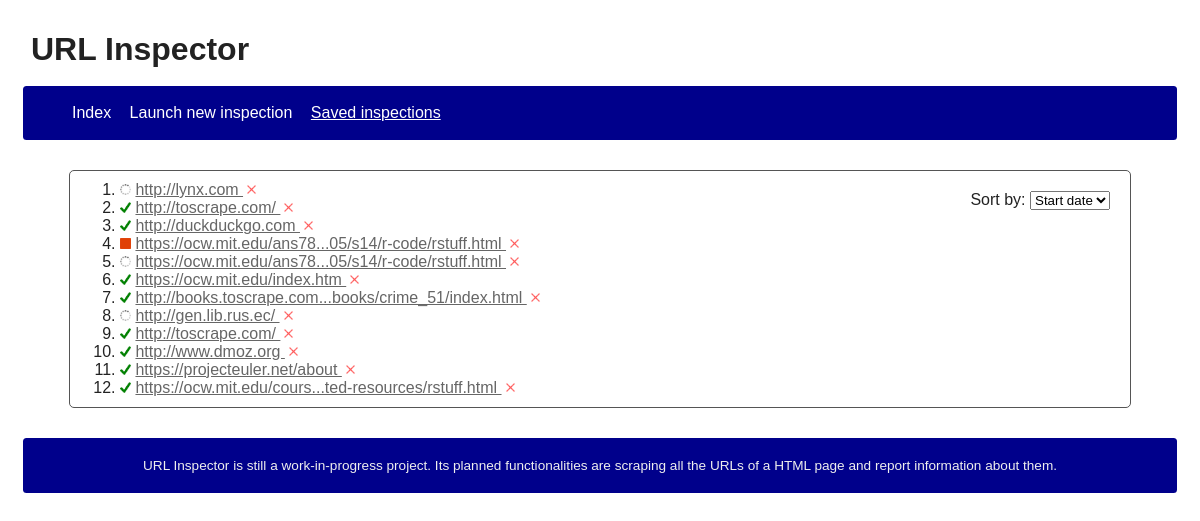
Page /inspections on the committed database.
### URLInspectorApp/models.py (models this page shows, shortened)
class Extraction(models.Model):
    STARTED = "started"
    TERMINATED = "terminated"
    CANCELLED = "cancelled"
    choices_status = (
        (STARTED, "Started"),
        (TERMINATED, "Terminated"),
        (CANCELLED, "Cancelled"),
    )
    url = models.URLField()
    start_date = models.DateTimeField(default=timezone.now)
    status = models.CharField(
        max_length=16,
        choices=choices_status,
        default=STARTED
    )

### URLInspectorApp/views.py (the view, shortened to what this page needs)
# urls.py: url(r"^inspections$", views.SavedInspectionsView.as_view(), name="inspections_saved"),
class SavedInspectionsView(ListView):
    template_name = template_root + "/inspections_saved.html"
    model = Extraction
    context_object_name = "extractions"
    class SortOption(Enum):
        START_DATE = ("Start date", lambda qs: qs.order_by("-start_date"))
        URL = ("URL", lambda qs: qs.order_by("url"))
        STATUS = ("Status", lambda qs: qs.order_by("status"))
        URL_ITEMS = (
            "No. items",
            lambda qs: SavedInspectionsView.SortOption._sort_by_urlitem_number(qs)
        )
    def get_queryset(self):
        GET = self.request.GET
        result, sort_option = None, None
        if "order_by" in GET and GET["order_by"] and\
                hasattr(SavedInspectionsView.SortOption, GET["order_by"].upper()):
            sort_option =\
                SavedInspectionsView.SortOption[GET["order_by"].upper()]
        else:
            sort_option = SavedInspectionsView.SortOption.START_DATE
        return sort_option.sort(Extraction.objects.all())
    def get_context_data(self, **kwargs):
        context = super().get_context_data(**kwargs)
        context["sort_options"] = [
            (o.name.lower(), o.display_name)
            for o in SavedInspectionsView.SortOption
        ]
        return context
    def get(self, request, *args, **kwargs):
        self.object_list = self.get_queryset()
        context = self.get_context_data(**request.GET)
        return render(request, self.template_name, context)

### URLInspectorApp/context_processors.py (called while the page is built)
def global_app_context(request):
    return {
        "global": {
            "length_url_max": 50,
            "length_url_min": 30,
            "inspection_refresh": 7,
        }
    }

### URLInspectorApp/templatetags/ui_utils.py (called while the page is built)
@register.filter()
@stringfilter
def truncate_chars_middle(text, limit, sep="..."):
    if not text or limit < 0:
        return ""
    length = len(text)
    if length < limit:
        return text
    else:
        first_half = ceil(limit / 2)
        second_half = length - floor(limit / 2)
        return text[:first_half] + sep + text[second_half:]

### URLInspectorApp/templates/url_inspector/inspections_saved.html (shortened to what this page needs)
{% extends "url_inspector/base.html" %}
{% load static %}
{% load ui_utils %}
{% block content %}
    {% if extractions %}
        <form method="GET" action="{% url 'url_inspector:inspections_saved' %}">
            <label style="float: right">
                Sort by:
                <select name="order_by" onchange="this.form.submit()">
                    {% for value, name in sort_options %}
                        <option
                                value="{{ value }}"
                        >
                            {{ name }}
                        </option>
                    {% endfor %}
                </select>
            </label>
        </form>
        <ol>
            {% for e in extractions %}
                <li>
                    <img
                        {% with suffix=e.status|add:'.png' %}
                            src="{% static 'url_inspector/status_'|add:suffix %}"
                        {% endwith %}
                    >
                    <a
                        href="{% url 'url_inspector:inspection' e.id %}"
                        {% if e.url|length > global.length_url_max %}
                            title="{{ e.url }}"
                        {% endif %}
                    >
                        {{ e.url|truncate_chars_middle:global.length_url_max }}
                    </a>
                    <a
                        href="{% url 'url_inspector:inspection_delete' e.id %}"
                        title="Delete"
                    >
                        <img
                            src="{% static 'url_inspector/red_cross.png' %}"
                            alt="X"
                            class="button-delete"
                        >
                    </a>
                </li>
            {% endfor %}
        </ol>
    {% else %}
        <p>No page has still been examined.</p>
    {% endif %}
{% endblock %}

### URLInspectorApp/static/url_inspector/style.css (style rules this page uses)
body { font-family: "Cantarell", "Liberation Sans"; color: #222; padding: 5px; }
body a { color: #666; }
main > * { margin: 10px; }
form > * { margin: 10px; }

### URLInspectorApp/templates/url_inspector/inspections_saved.html (style rules this page uses)
li img { width: 11px; height: 11px; }
.button-delete { margin-left: 3px; filter: opacity(65%); }

### rows in the picture
Extraction: status (picture), url "http://lynx.com"
Extraction: status (picture), url "http://toscrape.com/"
Extraction: status (picture), url "http://duckduckgo.com"
Extraction: status (picture), url "https://ocw.mit.edu/ans78...05/s14/r-code/rstuff.html"
Extraction: status (picture), url "https://ocw.mit.edu/ans78...05/s14/r-code/rstuff.html"
Extraction: status (picture), url "https://ocw.mit.edu/index.htm"
Extraction: status (picture), url "http://books.toscrape.com...books/crime_51/index.html"
Extraction: status (picture), url "http://gen.lib.rus.ec/"
Extraction: status (picture), url "http://toscrape.com/"
Extraction: status (picture), url "http://www.dmoz.org"
Extraction: status (picture), url "https://projecteuler.net/about"
Extraction: status (picture), url "https://ocw.mit.edu/cours...ted-resources/rstuff.html"

### other values in the picture
form field order_by "Start date"
